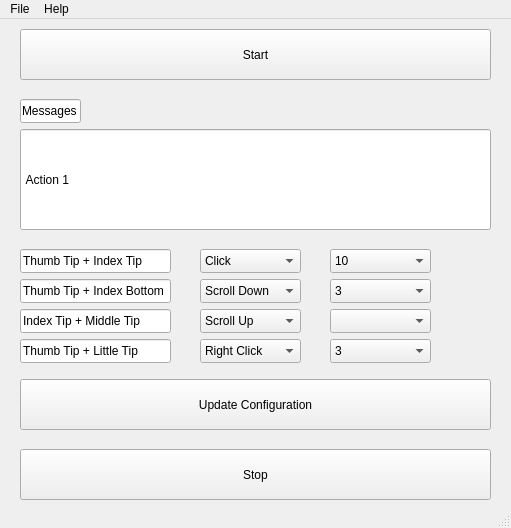
<?xml version="1.0" encoding="UTF-8"?>
<ui version="4.0">
 <class>MainWindow</class>
 <widget class="QMainWindow" name="MainWindow">
  <property name="geometry">
   <rect>
    <x>0</x>
    <y>0</y>
    <width>511</width>
    <height>528</height>
   </rect>
  </property>
  <property name="windowTitle">
   <string>MainWindow</string>
  </property>
  <widget class="QWidget" name="centralwidget">
   <widget class="QPushButton" name="pushButton_2">
    <property name="enabled">
     <bool>true</bool>
    </property>
    <property name="geometry">
     <rect>
      <x>20</x>
      <y>10</y>
      <width>471</width>
      <height>51</height>
     </rect>
    </property>
    <property name="text">
     <string>Start</string>
    </property>
   </widget>
   <widget class="QComboBox" name="comboBox">
    <property name="geometry">
     <rect>
      <x>200</x>
      <y>260</y>
      <width>101</width>
      <height>24</height>
     </rect>
    </property>
    <item>
     <property name="text">
      <string>Scroll Down</string>
     </property>
    </item>
    <item>
     <property name="text">
      <string>Change Tab</string>
     </property>
    </item>
    <item>
     <property name="text">
      <string>Click</string>
     </property>
    </item>
    <item>
     <property name="text">
      <string>Right Click</string>
     </property>
    </item>
    <item>
     <property name="text">
      <string>Scroll Up</string>
     </property>
    </item>
   </widget>
   <widget class="QComboBox" name="comboBox_2">
    <property name="geometry">
     <rect>
      <x>200</x>
      <y>290</y>
      <width>101</width>
      <height>24</height>
     </rect>
    </property>
    <item>
     <property name="text">
      <string>Scroll Up</string>
     </property>
    </item>
    <item>
     <property name="text">
      <string>Scroll Down</string>
     </property>
    </item>
    <item>
     <property name="text">
      <string>Change Tab</string>
     </property>
    </item>
    <item>
     <property name="text">
      <string>Click</string>
     </property>
    </item>
    <item>
     <property name="text">
      <string>Right Click</string>
     </property>
    </item>
   </widget>
   <widget class="QLineEdit" name="lineEdit_2">
    <property name="geometry">
     <rect>
      <x>20</x>
      <y>260</y>
      <width>151</width>
      <height>24</height>
     </rect>
    </property>
    <property name="text">
     <string>Thumb Tip + Index Bottom</string>
    </property>
   </widget>
   <widget class="QLineEdit" name="lineEdit_4">
    <property name="geometry">
     <rect>
      <x>20</x>
      <y>110</y>
      <width>471</width>
      <height>101</height>
     </rect>
    </property>
    <property name="layoutDirection">
     <enum>Qt::LeftToRight</enum>
    </property>
    <property name="autoFillBackground">
     <bool>false</bool>
    </property>
    <property name="text">
     <string> Action 1</string>
    </property>
   </widget>
   <widget class="QLineEdit" name="lineEdit_5">
    <property name="geometry">
     <rect>
      <x>20</x>
      <y>80</y>
      <width>61</width>
      <height>24</height>
     </rect>
    </property>
    <property name="text">
     <string>Messages</string>
    </property>
   </widget>
   <widget class="QPushButton" name="pushButton_4">
    <property name="enabled">
     <bool>true</bool>
    </property>
    <property name="geometry">
     <rect>
      <x>20</x>
      <y>430</y>
      <width>471</width>
      <height>51</height>
     </rect>
    </property>
    <property name="text">
     <string>Stop</string>
    </property>
   </widget>
   <widget class="QPushButton" name="pushButton_5">
    <property name="enabled">
     <bool>true</bool>
    </property>
    <property name="geometry">
     <rect>
      <x>20</x>
      <y>360</y>
      <width>471</width>
      <height>51</height>
     </rect>
    </property>
    <property name="text">
     <string>Update Configuration</string>
    </property>
   </widget>
   <widget class="QComboBox" name="comboBox_4">
    <property name="geometry">
     <rect>
      <x>330</x>
      <y>260</y>
      <width>101</width>
      <height>24</height>
     </rect>
    </property>
    <item>
     <property name="text">
      <string>3</string>
     </property>
    </item>
    <item>
     <property name="text">
      <string>5</string>
     </property>
    </item>
    <item>
     <property name="text">
      <string>10</string>
     </property>
    </item>
    <item>
     <property name="text">
      <string>15</string>
     </property>
    </item>
    <item>
     <property name="text">
      <string>20</string>
     </property>
    </item>
    <item>
     <property name="text">
      <string>25</string>
     </property>
    </item>
    <item>
     <property name="text">
      <string>30</string>
     </property>
    </item>
    <item>
     <property name="text">
      <string>35</string>
     </property>
    </item>
    <item>
     <property name="text">
      <string>40</string>
     </property>
    </item>
    <item>
     <property name="text">
      <string>45</string>
     </property>
    </item>
    <item>
     <property name="text">
      <string>50</string>
     </property>
    </item>
   </widget>
   <widget class="QComboBox" name="comboBox_5">
    <property name="geometry">
     <rect>
      <x>200</x>
      <y>320</y>
      <width>101</width>
      <height>24</height>
     </rect>
    </property>
    <item>
     <property name="text">
      <string>Right Click</string>
     </property>
    </item>
    <item>
     <property name="text">
      <string>Scroll Up</string>
     </property>
    </item>
    <item>
     <property name="text">
      <string>Scroll Down</string>
     </property>
    </item>
    <item>
     <property name="text">
      <string>Change Tab</string>
     </property>
    </item>
    <item>
     <property name="text">
      <string>Click</string>
     </property>
    </item>
   </widget>
   <widget class="QComboBox" name="comboBox_7">
    <property name="geometry">
     <rect>
      <x>330</x>
      <y>290</y>
      <width>101</width>
      <height>24</height>
     </rect>
    </property>
    <property name="editable">
     <bool>false</bool>
    </property>
    <property name="currentText">
     <string>5</string>
    </property>
    <property name="placeholderText">
     <string>5</string>
    </property>
    <item>
     <property name="text">
      <string>5</string>
     </property>
    </item>
    <item>
     <property name="text">
      <string>10</string>
     </property>
    </item>
    <item>
     <property name="text">
      <string>15</string>
     </property>
    </item>
    <item>
     <property name="text">
      <string>20</string>
     </property>
    </item>
    <item>
     <property name="text">
      <string>25</string>
     </property>
    </item>
    <item>
     <property name="text">
      <string>30</string>
     </property>
    </item>
    <item>
     <property name="text">
      <string>35</string>
     </property>
    </item>
    <item>
     <property name="text">
      <string>40</string>
     </property>
    </item>
    <item>
     <property name="text">
      <string>45</string>
     </property>
    </item>
    <item>
     <property name="text">
      <string>50</string>
     </property>
    </item>
    <item>
     <property name="text">
      <string>3</string>
     </property>
    </item>
   </widget>
   <widget class="QLineEdit" name="lineEdit_6">
    <property name="geometry">
     <rect>
      <x>20</x>
      <y>290</y>
      <width>151</width>
      <height>24</height>
     </rect>
    </property>
    <property name="text">
     <string>Index Tip + Middle Tip</string>
    </property>
   </widget>
   <widget class="QLineEdit" name="lineEdit_7">
    <property name="geometry">
     <rect>
      <x>20</x>
      <y>320</y>
      <width>151</width>
      <height>24</height>
     </rect>
    </property>
    <property name="text">
     <string>Thumb Tip + Little Tip</string>
    </property>
   </widget>
   <widget class="QComboBox" name="comboBox_8">
    <property name="geometry">
     <rect>
      <x>330</x>
      <y>320</y>
      <width>101</width>
      <height>24</height>
     </rect>
    </property>
    <item>
     <property name="text">
      <string>3</string>
     </property>
    </item>
    <item>
     <property name="text">
      <string>5</string>
     </property>
    </item>
    <item>
     <property name="text">
      <string>10</string>
     </property>
    </item>
    <item>
     <property name="text">
      <string>15</string>
     </property>
    </item>
    <item>
     <property name="text">
      <string>20</string>
     </property>
    </item>
    <item>
     <property name="text">
      <string>25</string>
     </property>
    </item>
    <item>
     <property name="text">
      <string>30</string>
     </property>
    </item>
    <item>
     <property name="text">
      <string>35</string>
     </property>
    </item>
    <item>
     <property name="text">
      <string>40</string>
     </property>
    </item>
    <item>
     <property name="text">
      <string>45</string>
     </property>
    </item>
    <item>
     <property name="text">
      <string>50</string>
     </property>
    </item>
   </widget>
   <widget class="QLineEdit" name="lineEdit_3">
    <property name="geometry">
     <rect>
      <x>20</x>
      <y>230</y>
      <width>151</width>
      <height>24</height>
     </rect>
    </property>
    <property name="text">
     <string>Thumb Tip + Index Tip</string>
    </property>
   </widget>
   <widget class="QComboBox" name="comboBox_3">
    <property name="geometry">
     <rect>
      <x>200</x>
      <y>230</y>
      <width>101</width>
      <height>24</height>
     </rect>
    </property>
    <item>
     <property name="text">
      <string>Click</string>
     </property>
    </item>
   </widget>
   <widget class="QComboBox" name="comboBox_6">
    <property name="geometry">
     <rect>
      <x>330</x>
      <y>230</y>
      <width>101</width>
      <height>24</height>
     </rect>
    </property>
    <property name="placeholderText">
     <string/>
    </property>
    <item>
     <property name="text">
      <string>10</string>
     </property>
    </item>
    <item>
     <property name="text">
      <string>15</string>
     </property>
    </item>
    <item>
     <property name="text">
      <string>20</string>
     </property>
    </item>
    <item>
     <property name="text">
      <string>25</string>
     </property>
    </item>
    <item>
     <property name="text">
      <string>30</string>
     </property>
    </item>
    <item>
     <property name="text">
      <string>35</string>
     </property>
    </item>
    <item>
     <property name="text">
      <string>40</string>
     </property>
    </item>
    <item>
     <property name="text">
      <string>45</string>
     </property>
    </item>
    <item>
     <property name="text">
      <string>50</string>
     </property>
    </item>
   </widget>
  </widget>
  <widget class="QMenuBar" name="menubar">
   <property name="geometry">
    <rect>
     <x>0</x>
     <y>0</y>
     <width>511</width>
     <height>21</height>
    </rect>
   </property>
   <widget class="QMenu" name="menuFile">
    <property name="title">
     <string>File</string>
    </property>
    <addaction name="actionOpen"/>
    <addaction name="actionSave"/>
    <addaction name="actionClose"/>
   </widget>
   <widget class="QMenu" name="menuHelp">
    <property name="title">
     <string>Help</string>
    </property>
   </widget>
   <addaction name="menuFile"/>
   <addaction name="menuHelp"/>
  </widget>
  <widget class="QStatusBar" name="statusbar"/>
  <action name="actionHelp">
   <property name="text">
    <string>Help</string>
   </property>
  </action>
  <action name="actionClose">
   <property name="text">
    <string>Close</string>
   </property>
  </action>
  <action name="actionOpen">
   <property name="text">
    <string>Open</string>
   </property>
  </action>
  <action name="actionSave">
   <property name="text">
    <string>Save</string>
   </property>
  </action>
 </widget>
 <resources/>
 <connections/>
</ui>
